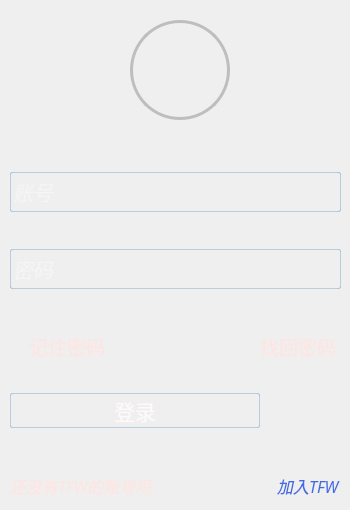
      <widget class="QWidget" name="page">
       <widget class="QWidget" name="verticalLayoutWidget_2">
        <property name="geometry">
         <rect>
          <x>10</x>
          <y>140</y>
          <width>331</width>
          <height>181</height>
         </rect>
        </property>
        <layout class="QVBoxLayout" name="verticalLayout_2">
         <item>
          <spacer name="verticalSpacer">
           <property name="orientation">
            <enum>Qt::Vertical</enum>
           </property>
           <property name="sizeHint" stdset="0">
            <size>
             <width>20</width>
             <height>40</height>
            </size>
           </property>
          </spacer>
         </item>
         <item>
          <widget class="QLineEdit" name="accountLineEdit">
           <property name="minimumSize">
            <size>
             <width>250</width>
             <height>40</height>
            </size>
           </property>
           <property name="maximumSize">
            <size>
             <width>16777215</width>
             <height>40</height>
            </size>
           </property>
           <property name="font">
            <font>
             <family>Arial</family>
             <pointsize>15</pointsize>
             <italic>true</italic>
            </font>
           </property>
           <property name="styleSheet">
            <string notr="true"> /*文本输入框 账号输入*/
QLineEdit{
/*非悬浮时颜色设置*/
color:#FFFAFA;
border-style:outset;/*设置边框*/
background-color: rgba(255,255,255,0);
border-radius:2px;/*边框圆角半径设置*/
border: 1px solid rgba(70,130,180, 80)

}
QLineEdit::hover
{
/*悬浮时颜色设置*/
background-color:rgba(135,206,250, 255);
}</string>
           </property>
           <property name="text">
            <string/>
           </property>
           <property name="maxLength">
            <number>25</number>
           </property>
           <property name="placeholderText">
            <string>账号</string>
           </property>
           <property name="clearButtonEnabled">
            <bool>true</bool>
           </property>
          </widget>
         </item>
         <item>
          <spacer name="verticalSpacer_3">
           <property name="orientation">
            <enum>Qt::Vertical</enum>
           </property>
           <property name="sizeHint" stdset="0">
            <size>
             <width>20</width>
             <height>40</height>
            </size>
           </property>
          </spacer>
         </item>
         <item>
          <widget class="QLineEdit" name="passwordLineEdit">
           <property name="minimumSize">
            <size>
             <width>250</width>
             <height>40</height>
            </size>
           </property>
           <property name="maximumSize">
            <size>
             <width>16777215</width>
             <height>40</height>
            </size>
           </property>
           <property name="font">
            <font>
             <family>Arial</family>
             <pointsize>15</pointsize>
             <italic>true</italic>
            </font>
           </property>
           <property name="styleSheet">
            <string notr="true"> /*文本输入框 账号输入*/
QLineEdit{
/*非悬浮时颜色设置*/
color:#FFFAFA;
border-style:outset;/*设置边框*/
background-color: rgba(255,255,255,0);
border-radius:2px;/*边框圆角半径设置*/
border: 1px solid rgba(70,130,180, 80)

}
QLineEdit::hover
{
/*悬浮时颜色设置*/
background-color:rgba(135,206,250, 255);
}</string>
           </property>
           <property name="inputMask">
            <string/>
           </property>
           <property name="text">
            <string/>
           </property>
           <property name="maxLength">
            <number>25</number>
           </property>
           <property name="echoMode">
            <enum>QLineEdit::Password</enum>
           </property>
           <property name="placeholderText">
            <string>密码</string>
           </property>
           <property name="clearButtonEnabled">
            <bool>true</bool>
           </property>
          </widget>
         </item>
         <item>
          <spacer name="verticalSpacer_2">
           <property name="orientation">
            <enum>Qt::Vertical</enum>
           </property>
           <property name="sizeHint" stdset="0">
            <size>
             <width>20</width>
             <height>40</height>
            </size>
           </property>
          </spacer>
         </item>
        </layout>
       </widget>
       <widget class="QWidget" name="horizontalLayoutWidget_2">
        <property name="geometry">
         <rect>
          <x>10</x>
          <y>330</y>
          <width>331</width>
          <height>34</height>
         </rect>
        </property>
        <layout class="QHBoxLayout" name="horizontalLayout_3">
         <item>
          <widget class="QCheckBox" name="rememberPasssword">
           <property name="minimumSize">
            <size>
             <width>101</width>
             <height>21</height>
            </size>
           </property>
           <property name="maximumSize">
            <size>
             <width>101</width>
             <height>21</height>
            </size>
           </property>
           <property name="font">
            <font>
             <family>微软雅黑</family>
             <pointsize>14</pointsize>
            </font>
           </property>
           <property name="cursor">
            <cursorShape>PointingHandCursor</cursorShape>
           </property>
           <property name="styleSheet">
            <string notr="true">/*决策窗口 是否记住上次登录所用的密码*/
background:rgba(0,0,0,0);/*设置背景为透明*/
color:#FFE4E1;/*设置字体颜色 以备不时之需*/</string>
           </property>
           <property name="text">
            <string>记住密码</string>
           </property>
          </widget>
         </item>
         <item>
          <spacer name="horizontalSpacer">
           <property name="orientation">
            <enum>Qt::Horizontal</enum>
           </property>
           <property name="sizeHint" stdset="0">
            <size>
             <width>40</width>
             <height>20</height>
            </size>
           </property>
          </spacer>
         </item>
         <item>
          <widget class="QLabel" name="passwordBack">
           <property name="minimumSize">
            <size>
             <width>81</width>
             <height>21</height>
            </size>
           </property>
           <property name="maximumSize">
            <size>
             <width>81</width>
             <height>21</height>
            </size>
           </property>
           <property name="font">
            <font>
             <family>微软雅黑</family>
             <pointsize>14</pointsize>
             <strikeout>false</strikeout>
            </font>
           </property>
           <property name="cursor">
            <cursorShape>PointingHandCursor</cursorShape>
           </property>
           <property name="autoFillBackground">
            <bool>false</bool>
           </property>
           <property name="styleSheet">
            <string notr="true">/*qlable 自定义点击按钮 找回密码*/
color:#FFE4E1;/*设置字体颜色 以备不时之需*/</string>
           </property>
           <property name="text">
            <string>找回密码</string>
           </property>
          </widget>
         </item>
        </layout>
       </widget>
       <widget class="QWidget" name="horizontalLayoutWidget_3">
        <property name="geometry">
         <rect>
          <x>10</x>
          <y>390</y>
          <width>331</width>
          <height>41</height>
         </rect>
        </property>
        <layout class="QHBoxLayout" name="horizontalLayout_4">
         <item>
          <widget class="QPushButton" name="logInButton">
           <property name="minimumSize">
            <size>
             <width>250</width>
             <height>35</height>
            </size>
           </property>
           <property name="maximumSize">
            <size>
             <width>250</width>
             <height>35</height>
            </size>
           </property>
           <property name="font">
            <font>
             <pointsize>16</pointsize>
            </font>
           </property>
           <property name="cursor">
            <cursorShape>PointingHandCursor</cursorShape>
           </property>
           <property name="styleSheet">
            <string notr="true">/*登录按钮*/
QPushButton{
/*静置时设置*/
color:#FFFAFA;/*字体颜色设置*/
background-color:rgba(70,130,180, 0);/*背景颜色设置*/  
border-style:outset;/*背景颜色设置*/
border-radius:2px;/*边框圆角半径设置*/
border: 1px solid rgba(70,130,180, 80)
}

QPushButton:hover{
/*悬停时设置*/ /*由于与内部代码有冲突 已弃用*/
background-color:rgba(135,206,250, 255);
border-style:outset;/*边框设置*/
}
QPushButton:pressed{
/*按压时设置*/
background-color:rgba(173,216,230, 255);
/*背景颜色设置*/
border-style:inset;/*边框设置*/
}</string>
           </property>
           <property name="text">
            <string>登录</string>
           </property>
          </widget>
         </item>
         <item>
          <spacer name="horizontalSpacer_2">
           <property name="orientation">
            <enum>Qt::Horizontal</enum>
           </property>
           <property name="sizeHint" stdset="0">
            <size>
             <width>40</width>
             <height>20</height>
            </size>
           </property>
          </spacer>
         </item>
         <item>
          <widget class="QLabel" name="qrLabel">
           <property name="minimumSize">
            <size>
             <width>35</width>
             <height>35</height>
            </size>
           </property>
           <property name="maximumSize">
            <size>
             <width>35</width>
             <height>35</height>
            </size>
           </property>
           <property name="cursor">
            <cursorShape>PointingHandCursor</cursorShape>
           </property>
           <property name="styleSheet">
            <string notr="true">/*扫码登陆按钮*/
</string>
           </property>
           <property name="text">
            <string/>
           </property>
           <property name="pixmap">
            <pixmap resource="SourceFile.qrc">:/new/prefix1/qrCode.png</pixmap>
           </property>
          </widget>
         </item>
        </layout>
       </widget>
       <widget class="QWidget" name="horizontalLayoutWidget">
        <property name="geometry">
         <rect>
          <x>10</x>
          <y>470</y>
          <width>331</width>
          <height>31</height>
         </rect>
        </property>
        <layout class="QHBoxLayout" name="horizontalLayout_2">
         <item>
          <widget class="QLabel" name="label_3">
           <property name="font">
            <font>
             <family>微软雅黑</family>
             <pointsize>12</pointsize>
             <italic>true</italic>
            </font>
           </property>
           <property name="styleSheet">
            <string notr="true">/*qlable 自定义点击按钮 找回密码*/
color:#FFE4E1;/*设置字体颜色 以备不时之需*/</string>
           </property>
           <property name="text">
            <string>还没有TFW的账号吗</string>
           </property>
          </widget>
         </item>
         <item>
          <spacer name="horizontalSpacer_3">
           <property name="orientation">
            <enum>Qt::Horizontal</enum>
           </property>
           <property name="sizeHint" stdset="0">
            <size>
             <width>40</width>
             <height>20</height>
            </size>
           </property>
          </spacer>
         </item>
         <item>
          <widget class="QLabel" name="signUp">
           <property name="minimumSize">
            <size>
             <width>0</width>
             <height>0</height>
            </size>
           </property>
           <property name="maximumSize">
            <size>
             <width>16777215</width>
             <height>16777215</height>
            </size>
           </property>
           <property name="font">
            <font>
             <family>微软雅黑</family>
             <pointsize>12</pointsize>
             <italic>true</italic>
            </font>
           </property>
           <property name="cursor">
            <cursorShape>PointingHandCursor</cursorShape>
           </property>
           <property name="styleSheet">
            <string notr="true">/*qlable 自定义点击按钮 加入TFW*/
color:#4169E1;/*设置字体颜色 以备不时之需*/</string>
           </property>
           <property name="text">
            <string>加入TFW</string>
           </property>
           <property name="textFormat">
            <enum>Qt::AutoText</enum>
           </property>
          </widget>
         </item>
        </layout>
       </widget>
       <widget class="QLabel" name="userImage">
        <property name="geometry">
         <rect>
          <x>130</x>
          <y>20</y>
          <width>100</width>
          <height>100</height>
         </rect>
        </property>
        <property name="minimumSize">
         <size>
          <width>100</width>
          <height>100</height>
         </size>
        </property>
        <property name="maximumSize">
         <size>
          <width>100</width>
          <height>100</height>
         </size>
        </property>
        <property name="styleSheet">
         <string notr="true">
/*用户头像*/
border-style: outset;/*设置边框*/
border: 3px solid #BEBEBE;
border-radius:50px;</string>
        </property>
        <property name="text">
         <string/>
        </property>
        <property name="pixmap">
         <pixmap resource="SourceFile.qrc">:/new/prefix1/user.png</pixmap>
        </property>
       </widget>
      </widget>
